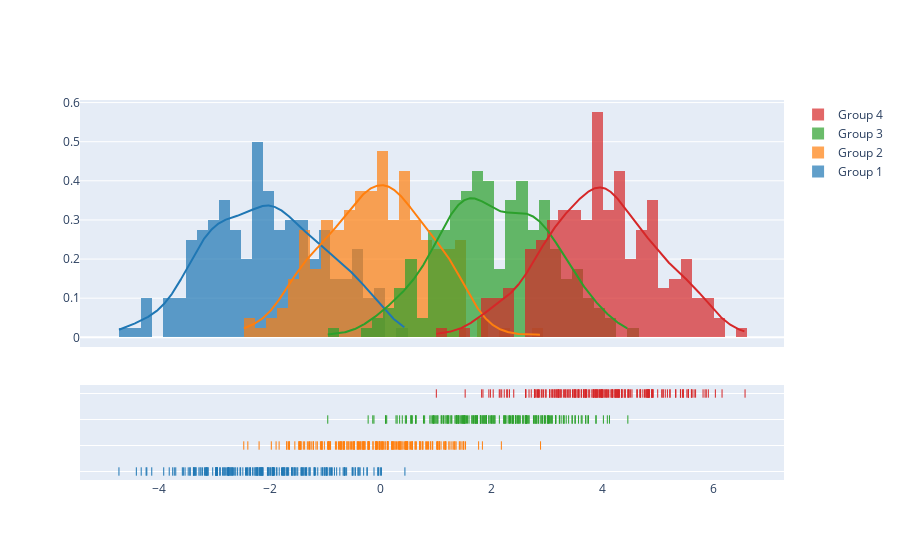

The notebook cell this image was saved under:
### Code cell
import plotly.figure_factory as ff

# Add histogram data
x1 = np.random.randn(200) - 2
x2 = np.random.randn(200)
x3 = np.random.randn(200) + 2
x4 = np.random.randn(200) + 4

# Group data together
hist_data = [x1, x2, x3, x4]

group_labels = ['Group 1', 'Group 2', 'Group 3', 'Group 4']

# Create distplot with custom bin_size
fig = ff.create_distplot(hist_data, group_labels, bin_size=.2)
fig.show()

### Figure 1 — Plotly figure (JSON) as saved in the notebook; plotly's stock layout.template omitted (floating-point values rounded to 4 significant figures; data arrays with more than 128 entries replaced by an {"elided": "..."} marker saying what was removed)
{"data": [{"autobinx": false, "histnorm": "probability density", "legendgroup": "Group 1", "marker": {"color": "rgb(31, 119, 180)"}, "name": "Group 1", "opacity": 0.7, "type": "histogram", "x": {"elided": "200 float values"}, "xaxis": "x", "xbins": {"end": 0.4363, "size": 0.2, "start": -4.716}, "yaxis": "y"}, {"autobinx": false, "histnorm": "probability density", "legendgroup": "Group 2", "marker": {"color": "rgb(255, 127, 14)"}, "name": "Group 2", "opacity": 0.7, "type": "histogram", "x": {"elided": "200 float values"}, "xaxis": "x", "xbins": {"end": 2.88, "size": 0.2, "start": -2.467}, "yaxis": "y"}, {"autobinx": false, "histnorm": "probability density", "legendgroup": "Group 3", "marker": {"color": "rgb(44, 160, 44)"}, "name": "Group 3", "opacity": 0.7, "type": "histogram", "x": {"elided": "200 float values"}, "xaxis": "x", "xbins": {"end": 4.453, "size": 0.2, "start": -0.9538}, "yaxis": "y"}, {"autobinx": false, "histnorm": "probability density", "legendgroup": "Group 4", "marker": {"color": "rgb(214, 39, 40)"}, "name": "Group 4", "opacity": 0.7, "type": "histogram", "x": {"elided": "200 float values"}, "xaxis": "x", "xbins": {"end": 6.564, "size": 0.2, "start": 1.002}, "yaxis": "y"}, {"legendgroup": "Group 1", "marker": {"color": "rgb(31, 119, 180)"}, "mode": "lines", "name": "Group 1", "showlegend": false, "type": "scatter", "x": {"elided": "500 float values"}, "xaxis": "x", "y": {"elided": "500 float values"}, "yaxis": "y"}, {"legendgroup": "Group 2", "marker": {"color": "rgb(255, 127, 14)"}, "mode": "lines", "name": "Group 2", "showlegend": false, "type": "scatter", "x": {"elided": "500 float values"}, "xaxis": "x", "y": {"elided": "500 float values"}, "yaxis": "y"}, {"legendgroup": "Group 3", "marker": {"color": "rgb(44, 160, 44)"}, "mode": "lines", "name": "Group 3", "showlegend": false, "type": "scatter", "x": {"elided": "500 float values"}, "xaxis": "x", "y": {"elided": "500 float values"}, "yaxis": "y"}, {"legendgroup": "Group 4", "marker": {"color": "rgb(214, 39, 40)"}, "mode": "lines", "name": "Group 4", "showlegend": false, "type": "scatter", "x": {"elided": "500 float values"}, "xaxis": "x", "y": {"elided": "500 float values"}, "yaxis": "y"}, {"legendgroup": "Group 1", "marker": {"color": "rgb(31, 119, 180)", "symbol": "line-ns-open"}, "mode": "markers", "name": "Group 1", "showlegend": false, "type": "scatter", "x": {"elided": "200 float values"}, "xaxis": "x", "y": {"elided": "200 str values"}, "yaxis": "y2"}, {"legendgroup": "Group 2", "marker": {"color": "rgb(255, 127, 14)", "symbol": "line-ns-open"}, "mode": "markers", "name": "Group 2", "showlegend": false, "type": "scatter", "x": {"elided": "200 float values"}, "xaxis": "x", "y": {"elided": "200 str values"}, "yaxis": "y2"}, {"legendgroup": "Group 3", "marker": {"color": "rgb(44, 160, 44)", "symbol": "line-ns-open"}, "mode": "markers", "name": "Group 3", "showlegend": false, "type": "scatter", "x": {"elided": "200 float values"}, "xaxis": "x", "y": {"elided": "200 str values"}, "yaxis": "y2"}, {"legendgroup": "Group 4", "marker": {"color": "rgb(214, 39, 40)", "symbol": "line-ns-open"}, "mode": "markers", "name": "Group 4", "showlegend": false, "type": "scatter", "x": {"elided": "200 float values"}, "xaxis": "x", "y": {"elided": "200 str values"}, "yaxis": "y2"}], "layout": {"barmode": "overlay", "hovermode": "closest", "legend": {"traceorder": "reversed"}, "xaxis": {"anchor": "y2", "domain": [0.0, 1.0], "zeroline": false}, "yaxis": {"anchor": "free", "domain": [0.35, 1], "position": 0.0}, "yaxis2": {"anchor": "x", "domain": [0, 0.25], "dtick": 1, "showticklabels": false}}}
